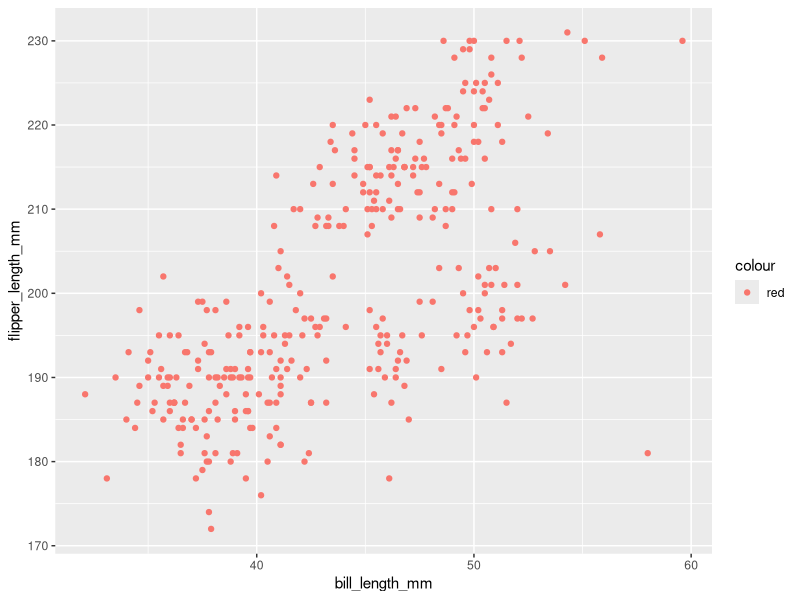
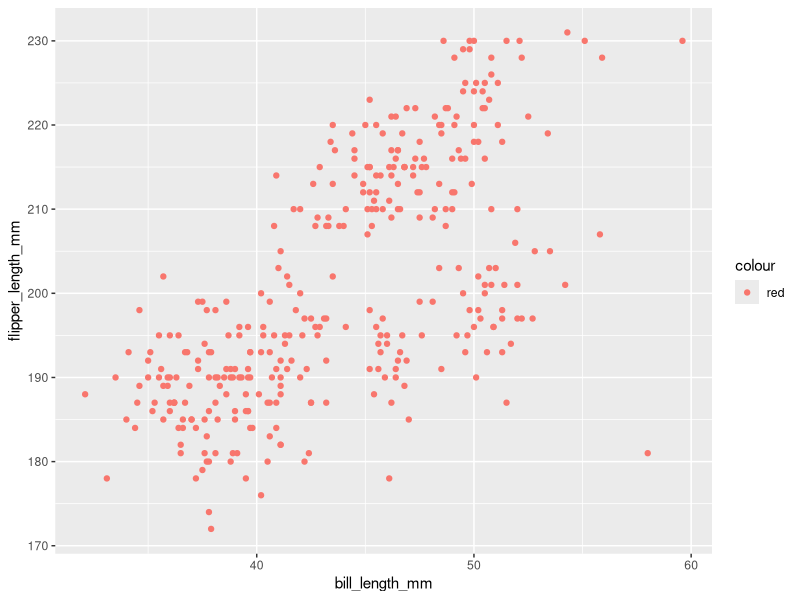

R code for these plots, in order:
## ---- chunk 1
library(tidyverse)
## ---- chunk 2
data("penguins", package = "palmerpenguins")
               
penguins
nrow(penguins)
ncol(penguins)
names(penguins)

## ---- chunk 3
attach(penguins)
mean(flipper_length_mm, na.rm=TRUE)
## ---- chunk 4
scatter= ggplot(data= penguins, aes(x = bill_length_mm, y = flipper_length_mm, color="red" ))+ 
  geom_point()
scatter
## ---- chunk 5
ggsave("scatter_plot.png", plot = scatter)
